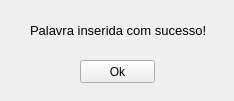
<?xml version="1.0" encoding="UTF-8"?>
<ui version="4.0">
 <class>popup1</class>
 <widget class="QWidget" name="popup1">
  <property name="windowModality">
   <enum>Qt::ApplicationModal</enum>
  </property>
  <property name="geometry">
   <rect>
    <x>0</x>
    <y>0</y>
    <width>234</width>
    <height>101</height>
   </rect>
  </property>
  <property name="windowTitle">
   <string>popup1</string>
  </property>
  <property name="windowIcon">
   <iconset>
    <normaloff>../dictionary1600.png</normaloff>../dictionary1600.png</iconset>
  </property>
  <widget class="QPushButton" name="botaoOkMensagem">
   <property name="geometry">
    <rect>
     <x>80</x>
     <y>60</y>
     <width>75</width>
     <height>23</height>
    </rect>
   </property>
   <property name="text">
    <string>Ok</string>
   </property>
  </widget>
  <widget class="QLabel" name="labelMensagem">
   <property name="geometry">
    <rect>
     <x>30</x>
     <y>20</y>
     <width>181</width>
     <height>20</height>
    </rect>
   </property>
   <property name="font">
    <font>
     <pointsize>10</pointsize>
    </font>
   </property>
   <property name="text">
    <string>Palavra inserida com sucesso!</string>
   </property>
  </widget>
 </widget>
 <layoutdefault spacing="6" margin="11"/>
 <resources/>
 <connections/>
</ui>
